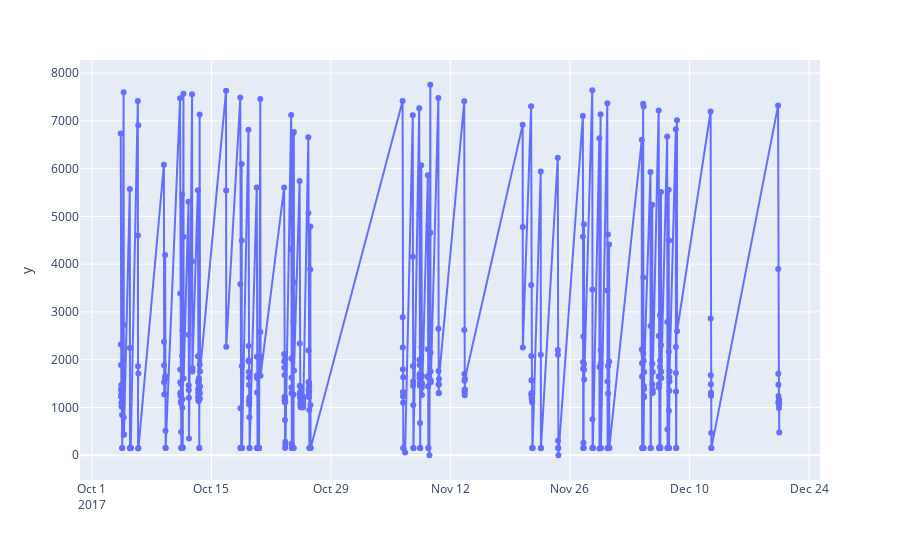

Source (notebook cell):
### Code cell
px.scatter(soldier_oven, x=soldier_oven.index, y=soldier_oven[('power', 'active')].values).update_traces(mode="lines+markers")

### Figure 1 — Plotly figure (JSON) as saved in the notebook; plotly's stock layout.template omitted (floating-point values rounded to 4 significant figures; data arrays with more than 128 entries replaced by an {"elided": "..."} marker saying what was removed)
{"data": [{"hovertemplate": "=%{x}<br>y=%{y}<extra></extra>", "legendgroup": "", "marker": {"color": "#636efa", "symbol": "circle"}, "mode": "lines+markers", "name": "", "orientation": "v", "showlegend": false, "type": "scatter", "x": {"elided": "519 str values"}, "xaxis": "x", "y": {"elided": "519 float values"}, "yaxis": "y"}], "layout": {"legend": {"tracegroupgap": 0}, "margin": {"t": 60}, "xaxis": {"anchor": "y", "domain": [0, 1], "title": {"text": ""}}, "yaxis": {"anchor": "x", "domain": [0, 1], "title": {"text": "y"}}}}
